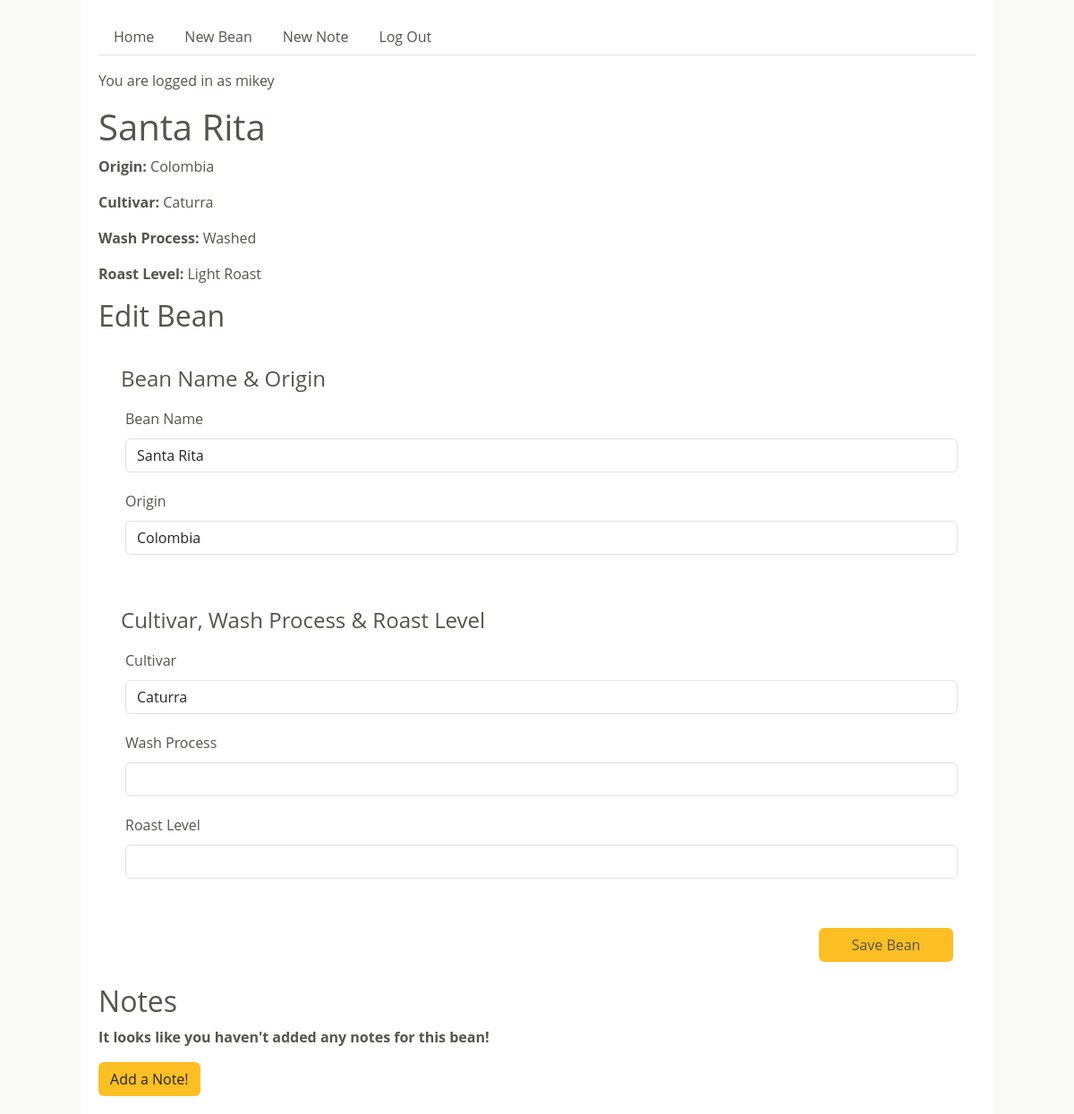
Before: /bean/1 (signed in) with the older database file.
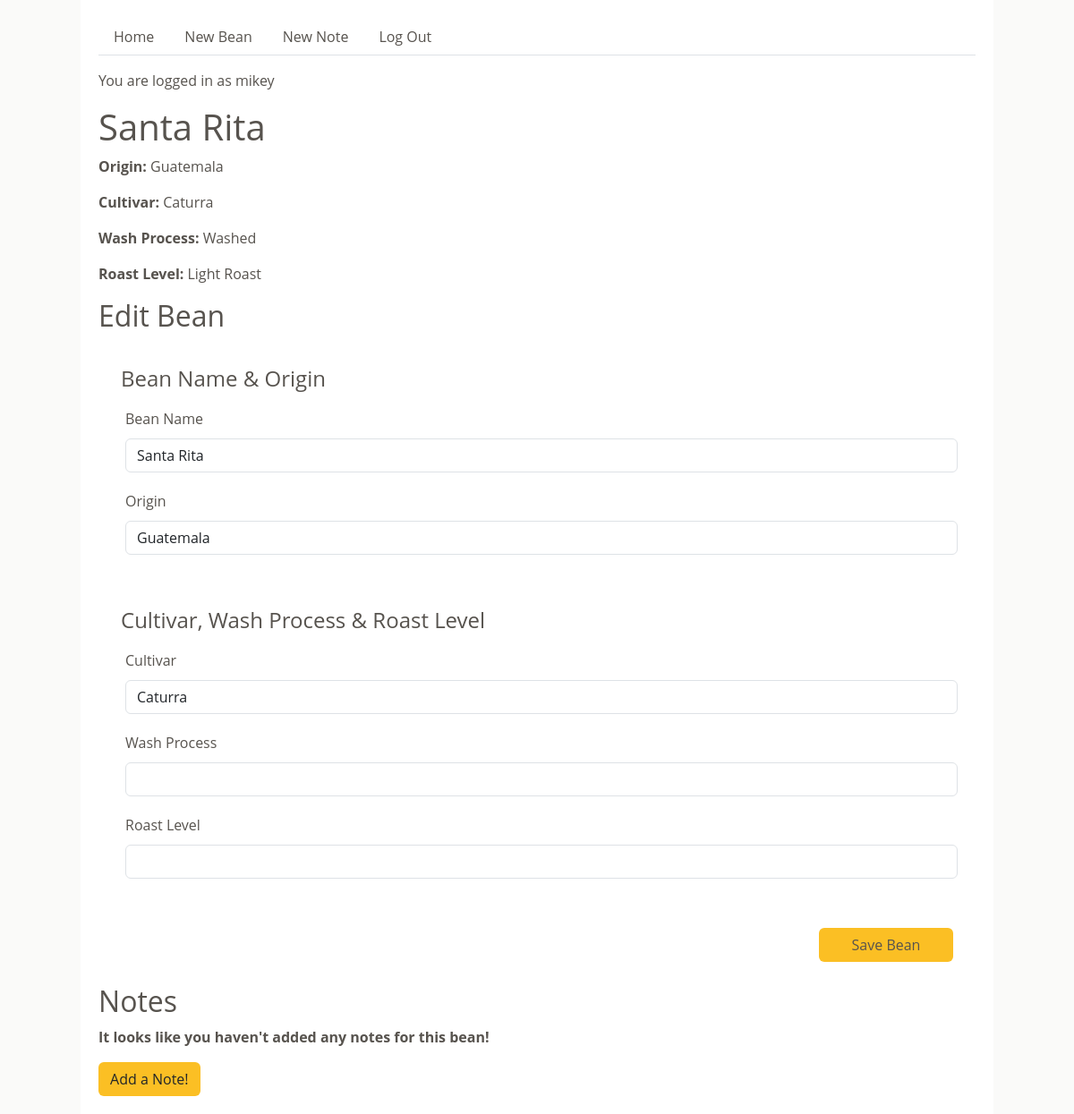
After: the same page with the newer database file.
### ch_100_app/models.py (models this page shows, shortened)
class Bean(db.Model):
    id = db.Column(db.Integer, primary_key=True)
    name = db.Column(db.String(60), nullable=False)
    origin = db.Column(db.String(100), nullable=False)
    cultivar = db.Column(db.String(60))
    wash_process = db.Column(db.Enum(WashProcess), nullable=False)
    roast_level = db.Column(db.Enum(RoastLevel), nullable=False)
    created_by_id = db.Column(db.Integer, db.ForeignKey("user.id"), nullable=False)
    notes = db.relationship("Note", back_populates="bean")
    created_by = db.relationship("User")

### ch_100_app/main/routes.py (the view, shortened to what this page needs)
@main.route("/bean/<bean_id>", methods=["GET", "POST"])
@login_required
def bean_detail(bean_id):
    bean = Bean.query.get(bean_id)
    form = BeanForm(obj=bean)
    notes = bean.notes
    return render_template("bean_detail.html", bean=bean, form=form, notes=notes)

### ch_100_app/extensions.py (called while the page is built)
@login_manager.user_loader
def load_user(user_id):
    return User.query.get(user_id)

### ch_100_app/utils.py (called while the page is built)
    def __str__(self):
        return str(self.value)

### ch_100_app/templates/bean_detail.html (shortened to what this page needs)
{% extends 'base.html' %}
{% from "_render_field.html" import render_field %}
{% block content %}
<h1>{{ bean.name }}</h1>
<p><strong>Origin:</strong> {{ bean.origin }}</p>
<p><strong>Cultivar:</strong> {{ bean.cultivar }}</p>
<p><strong>Wash Process:</strong> {{ bean.wash_process }}</p>
<p><strong>Roast Level:</strong> {{ bean.roast_level }}</p>
<h2>Edit Bean</h2>
<form method="POST" action="{{ url_for('main.bean_detail', bean_id=bean.id) }}">
    <section>
    <fieldset>
      <legend>Bean Name & Origin</legend>
      {{ render_field(form.name) }}
      {{ render_field(form.origin) }}
    </fieldset>
  </section>
  <section>
    <fieldset>
      <legend>Cultivar, Wash Process & Roast Level</legend>
      {{ render_field(form.cultivar) }}
      {{ render_field(form.wash_process) }}
      {{ render_field(form.roast_level) }}
    </fieldset>
  </section>
  <section>
    <fieldset>
      {{ form.submit(class="btn") }}
    </fieldset>
  </section>
</form>
<h2>Notes</h1>
{% if notes %}
  {% for note in notes %}
    <div class="bean_detail_order">
      <a href="/note/{{ note.id }}"<p><strong>{{ note.order}} order recorded on {{ note.date_recorded }}</strong></p></a>
      <div>
        <p><strong>Observations:</strong> {{ note.observations }}</p>
        {% set aroma_names = [] %}
        {% for aroma in note.aromas %}
            {% set _ = aroma_names.append(aroma.name) %}
        {% endfor %}
        <p><strong>Aromas:</strong> {{ aroma_names|join(', ') }}</p>
        {% set flavor_names = [] %}
        {% for flavor in note.flavors %}
            {% set _ = flavor_names.append(flavor.name) %}
        {% endfor %}
        <p><strong>Flavors:</strong> {{ flavor_names|join(', ') }}</p>
        {% set aftertaste_names = [] %}
        {% for aftertaste in note.aftertastes %}
            {% set _ = aftertaste_names.append(aftertaste.name) %}
        {% endfor %}
        <p><strong>Aftertastes:</strong> {{ aftertaste_names|join(', ') }}</p>
        {% set acidity_names = [] %}
        {% for acidity in note.acidities %}
            {% set _ = acidity_names.append(acidity.name) %}
        {% endfor %}
        <p><strong>Accidities:</strong> {{ acidity_names|join(', ') }}</p>
        {% set mouthfeel_names = [] %}
        {% for mouthfeel in note.mouthfeels %}
            {% set _ = mouthfeel_names.append(mouthfeel.name) %}
        {% endfor %}
        <p><strong>Mouthfeels:</strong> {{ mouthfeel_names|join(', ') }}</p>
        <form method="POST" action="/delete_note/{{ note.id }}">
          <button type="submit" class="btn delete">Delete Note</button>
        </form>
      </div>    </div>
  {% endfor %}
{% else %}
  <p><strong>It looks like you haven't added any notes for this bean!</strong></p>
  <a href="{{ url_for('main.new_note') }}" class="btn">Add a Note!</a>
{% endif %}
{% endblock %}

### ch_100_app/templates/_render_field.html (shortened to what this page needs)
{% macro render_field(field) %}
<div class="form-group">
  {{ field.label(class="form-control-label") }}
  {{ field(class="form-control", **kwargs) }}
</div>
{% endmacro %}

Changed rows visible on the page:
changed Bean "Santa Rita": origin "Colombia" → "Guatemala"
